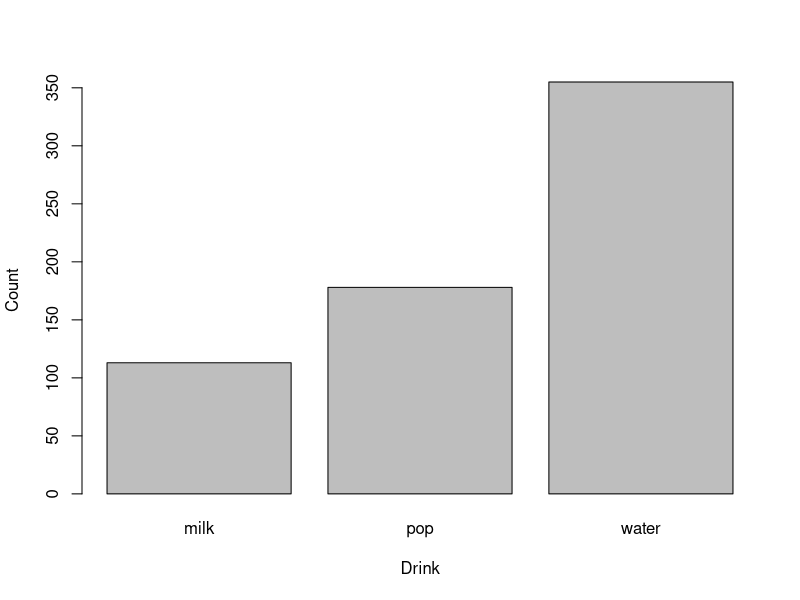
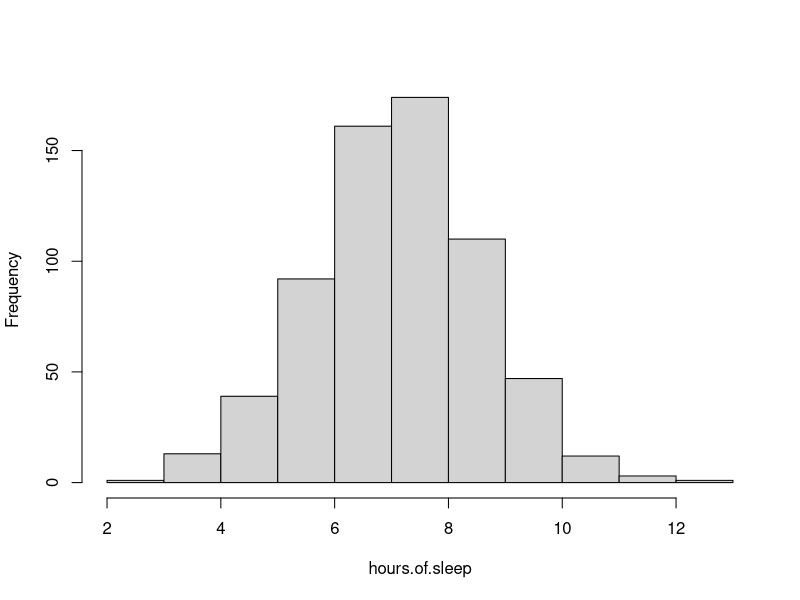
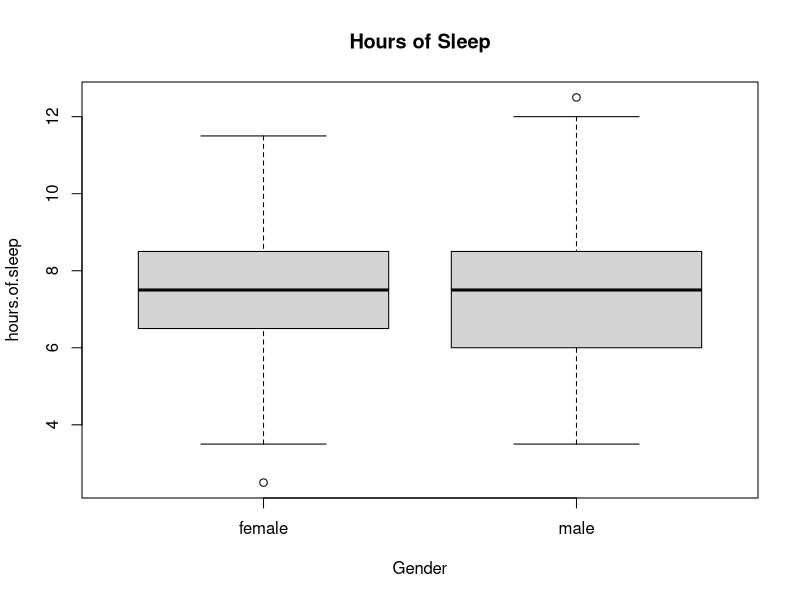
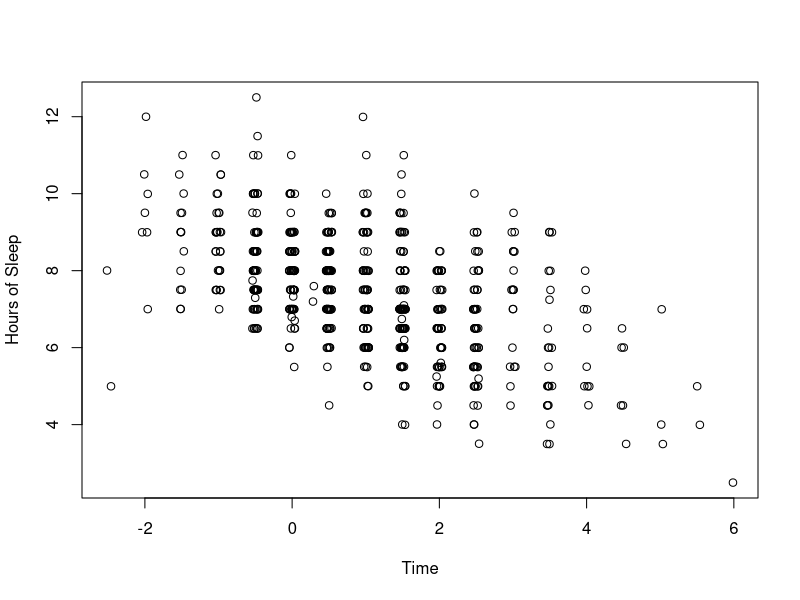
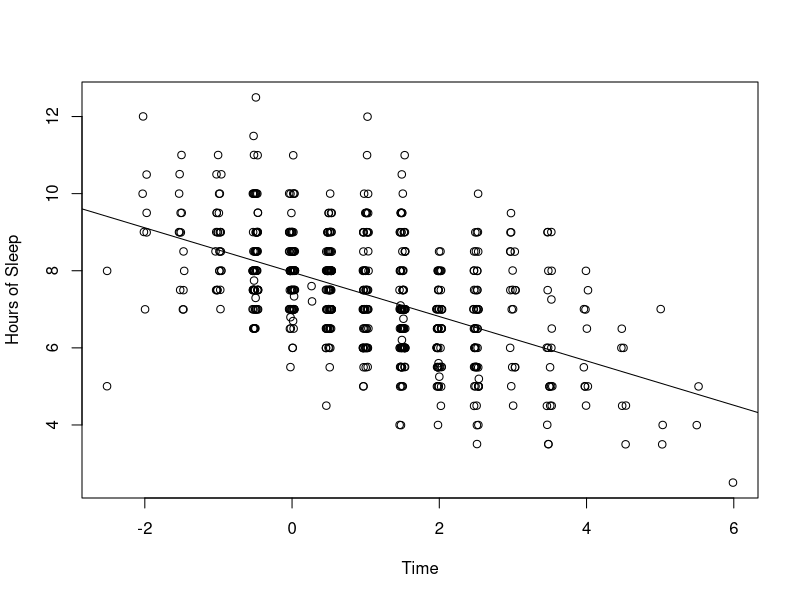
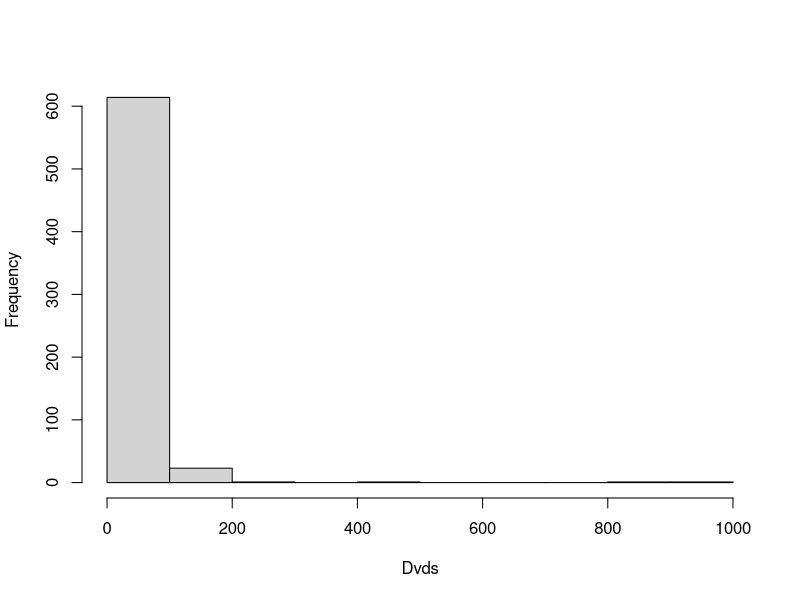
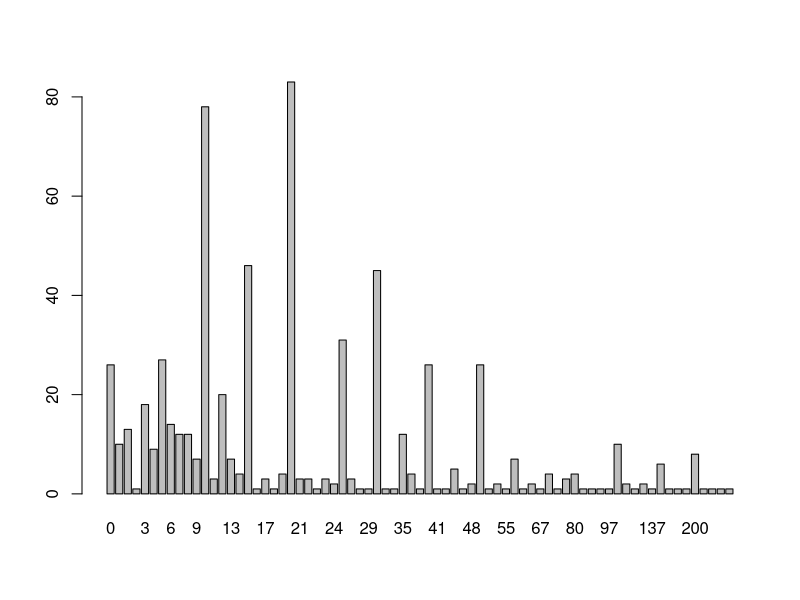
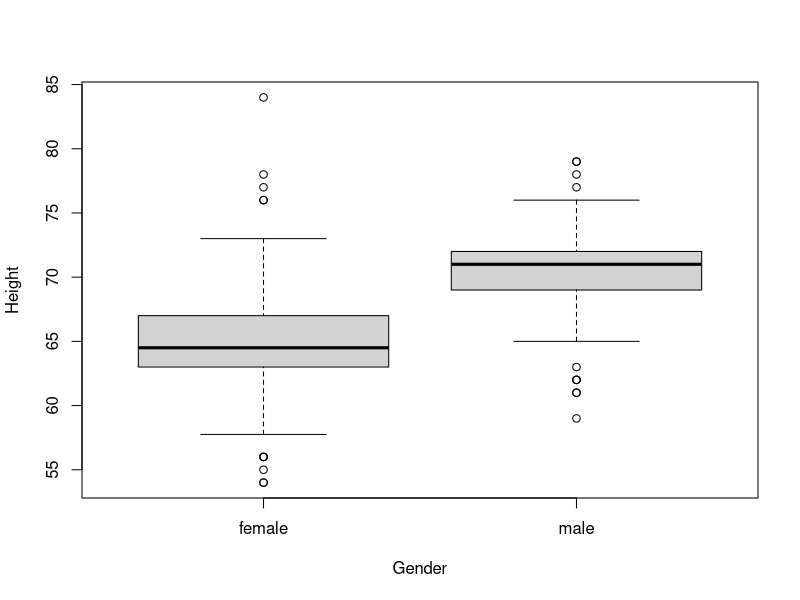

Write the R code that produced these figures, in order.
## ---- chunk 1
library(LearnBayes)
data(studentdata)
# Display the first row of the data frame 
studentdata[1, ]
## ---- chunk 2
# Make the variable names visible in the R environment
attach(studentdata)
# Tally the different responses 
table(Drink) 
## ---- chunk 3
# Bar plot 
t = table(Drink) 
barplot(t, xlab='Drink', ylab='Count')
## ---- chunk 4
hours.of.sleep = WakeUp - ToSleep 
# Descriptive statistics
summary(hours.of.sleep)
## ---- chunk 5
# Construct a histogram to see the distribution
hist(hours.of.sleep, main="")
## ---- chunk 6
# Constructing parallel box plots of sleeping times of man and women.
boxplot(hours.of.sleep ~ Gender)
title("Hours of Sleep")
## ---- chunk 7
female.Haircut = Haircut[Gender=='female'] 
male.Haircut = Haircut[Gender=='male'] 
# Summarize descriptive statistics 
summary(female.Haircut) 
summary(male.Haircut) 
## ---- chunk 8
# Construct a scatter plot 
plot(jitter(ToSleep), jitter(hours.of.sleep),
     xlab="Time", ylab="Hours of Sleep")
## ---- chunk 9
fit = lm(hours.of.sleep ~ ToSleep)
# Display the least-squares line 
fit 
## ---- chunk 10
# Display the line on top of the scatter plot 
plot(jitter(ToSleep), jitter(hours.of.sleep),
     xlab="Time", ylab="Hours of Sleep")
abline(7.9628, -0.5753)
## ---- chunk 11
x = rnorm(10, mean=50, sd=10) 
y = rnorm(10, mean=50, sd=10)

# Sample size 
m = length(x) 
n = length(y) 

# Compute the pooled standard deviation 
sp = sqrt((m-1)*sd(x)^2+(n-1)*sd(y^2)/(m+n-2))

# Compute the t statistic 
t = (mean(x)-mean(y))/(sp*sqrt(1/m+1/n)) 
print(t)
## ---- chunk 12
# Write a short R function to compute t statistic. 
tstatistic = function(x, y)
{
    m = length(x)
    n = length(y) 
    sp = sqrt(((m-1)*sd(x)^2+(n-1)*sd(y)^2) / (m+n-2))
    t = (mean(x)-mean(y)) / (sp*sqrt(1/m + 1/n))
    return(t) 
}

# Save the function as "tstatistic.R"
# Load the function 
# source("tstatistic.R")

data.x = c(1, 4, 3, 6, 5) 
data.y = c(5, 4, 7, 6, 10)
tstatistic(data.x, data.y)

## ---- chunk 13
alpha=.1; m=10; n=10    # set alpha, m, n
N = 10000               # set the number of simulations 
n.reject = 0            # counter of num. of rejections 

for (i in 1:N) 
{
    x = rnorm(m, mean=0, sd=1)    # simulate xs from population 1 
    y = rnorm(n, mean=0, sd=1)    # simulate ys from population 2 
    t = tstatistic(x, y)
    
    if (abs(t)>qt(1-alpha/2, n+m-2))
        n.reject = n.reject + 1   # reject if |t| exceeds critical pt 
}
true.sig.level = n.reject/N       # est. is proportion of rejections 
## ---- chunk 14
hist(Dvds, main="")
## ---- chunk 15
summary(Dvds)
## ---- chunk 16
students.dvds = table(Dvds)
barplot(students.dvds) 
## ---- chunk 17
boxplot(Height ~ Gender)
## ---- chunk 18
output = boxplot(Height ~ Gender) 
print(output) 
## ---- chunk 19
plot(ToSleep, WakeUp, 
     xlab="Time to bed", ylab="Wake-up time")
## ---- chunk 20
fit = lm(WakeUp ~ ToSleep)
fit 
## ---- chunk 21
# In R markdown, we need to re-run the plot command 
plot(ToSleep, WakeUp, 
     xlab="Time to bed", ylab="Wake-up time")
abline(7.9628, 0.4247)
